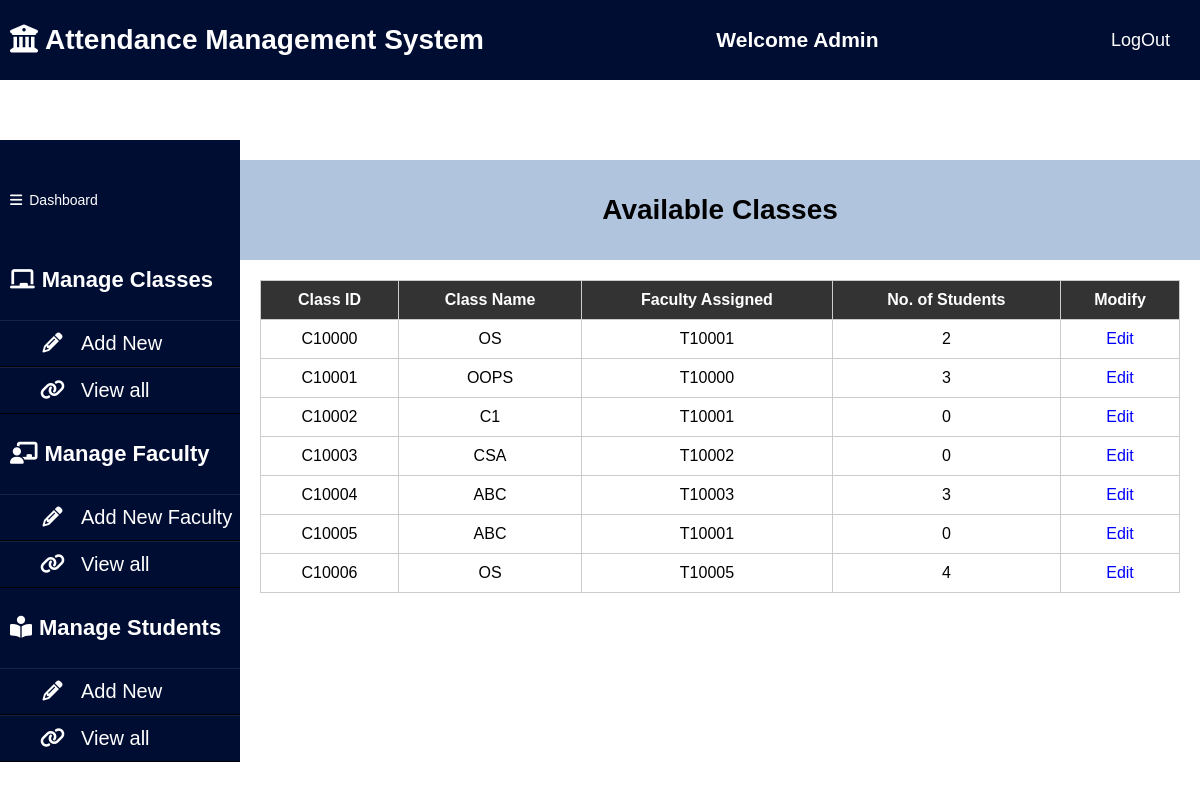
/viewclass (signed in), run on the app's committed database.
### AMS_APP/models.py (models this page shows, shortened)
class Subject(models.Model):
    subject_id=models.CharField(max_length=15)
    subject_name=models.CharField(max_length=30)
    teacher_id=models.CharField(max_length=15)
    classes_held=models.IntegerField()
    number_of_students=models.IntegerField()
    class_info=models.TextField()

### AMS_APP/views.py (the view)
# urls.py: path('viewclass', views.viewclass, name='viewclass'),
def viewclass(request):
    if request.user.is_anonymous:
        return redirect("/")
    subject_list=(Subject.objects.all())
    return render(request, 'viewclass.html',
                  {'subject_list':subject_list})

### template/viewclass.html (shortened to what this page needs)
{% load static %}
<!DOCTYPE html>
<html lang="en">
<head>
    <link rel="stylesheet" href="https://cdnjs.cloudflare.com/ajax/libs/font-awesome/6.4.0/css/all.min.css">
    <link rel="stylesheet" type="text/css" href="{% static 'css/admindashboard.css'%}">
</head>
<body>
    <header>
        <h1><i class="fas fa-university"></i>Attendance Management System</h1>
        <h2>Welcome Admin</h2>
        <a href="/logoutuser" class="btn">LogOut</a>
    </header>
    <aside>
        <header>
            <div>
                <i class="fas fa-bars"></i>Dashboard
            </div>
        </header>
        <ul>
            <li><h4><i class="fas fa-chalkboard"></i>Manage Classes</h4></li>
            <ul>
                <li><a href="/courseadd"><i class="fa fa-pencil fa-fw"></i>Add New</a></li>
                <li><a href="/viewclass"><i class="fa fa-link"></i>View all</a></li>
            </ul>
        </ul>
        <ul>
            <li><h4><i class="fas fa-chalkboard-teacher"></i>Manage Faculty</h4></li>
            <ul>
                <li><a href="/teacher"><i class="fa fa-pencil fa-fw"></i>Add New Faculty</a></li>
                <li><a href="/viewfaculty"><i class="fa fa-link"></i>View all</a></li>
            </ul>
        </ul>
        <ul>
            <li><h4><i class="fas fa-book-reader" aria-hidden="true"></i>Manage Students</h4></li>
            <ul>
                <li><a href="/addnewstudent"><i class="fa fa-pencil fa-fw"></i>Add New</a></li>
                <li><a href="/viewstudent"><i class="fa fa-link"></i>View all</a></li>
            </ul>
        </ul>
    </aside>
    <div class="content-container">
</head>
    <header id="topic">
        <h1>Available Classes</h1>
    </header>
    <main>
        <table id="class-table">
            <thead>
                <tr>
                    <th>Class ID</th>
                    <th>Class Name</th>
                    <th>Faculty Assigned</th>
                    <th>No. of Students</th>
                    <th>Modify</th>
                </tr>
            </thead>
            <tbody>
                {% for q in subject_list %}
						  <tr>
							<td>{{q.subject_id}}</td>
							<td>{{q.subject_name}}</td>
							<td>{{q.teacher_id}}</td>
                            <td>{{q.number_of_students}}</td>
							<td><a href="/class_mgmt/?subject_id={{ q.subject_id }}">Edit</a></td>
						  </tr>
						  {% endfor %}
            </tbody>
        </table>
    </main>
    </div>
</body>
</html>

### static/css/admindashboard.css (style rules this page uses)
* { padding : 0; margin : 0; box-sizing :border-box; list-style: none; text-decoration: none; }
aside { margin-top:60px; width: 20%; height: 100%; background: #000d33; float:left; padding-top:20px; }
aside ul a { display:block; width: 100%; line-height:45px; font-size: 20px; color: white; padding-left:40px; box-sizing: border-box; border-top: 1px solid rgba(225, 225, 225,.1); border-bottom: 1px solid black; }
aside ul a i { margin-right: 16px; }
aside ul li h4 { color: white; line-height: 60px; padding: 10px; font-size: 22px; }
header { background: #000d33; display: flex; justify-content: space-between; color: white; line-height: 60px; font-size: 14px; padding:10px; }
header a { color:white; font-size: 18px; text-decoration: none; padding-right: 20px; }
.content-container { width: 80%; float:right; margin-top:60px; padding-top:20px; }
i { margin-right: 7px; }

### template/viewclass.html (style rules this page uses)
body { font-family: Arial, sans-serif; margin: 0; padding: 0; }
header#topic { background-color: lightsteelblue; color: black; padding: 20px; justify-content: center; }
main { padding: 20px; }
table#class-table { width: 100%; border-collapse: collapse; }
table#class-table th, table#class-table td { border: 1px solid #ccc; padding: 10px; text-align: center; }
table#class-table th { background-color: #333; color: white; }
table#class-table td:last-child { text-align: center; }
table#class-table a { text-decoration: none; color: blue; }

### data on the page
Subject: subject_id "C10000", subject_name "OS", teacher_id "T10001", number_of_students "2"
Subject: subject_id "C10001", subject_name "OOPS", teacher_id "T10000", number_of_students "3"
Subject: subject_id "C10002", subject_name "C1", teacher_id "T10001", number_of_students "0"
Subject: subject_id "C10003", subject_name "CSA", teacher_id "T10002", number_of_students "0"
Subject: subject_id "C10004", subject_name "ABC", teacher_id "T10003", number_of_students "3"
Subject: subject_id "C10005", subject_name "ABC", teacher_id "T10001", number_of_students "0"
Subject: subject_id "C10006", subject_name "OS", teacher_id "T10005", number_of_students "4"
